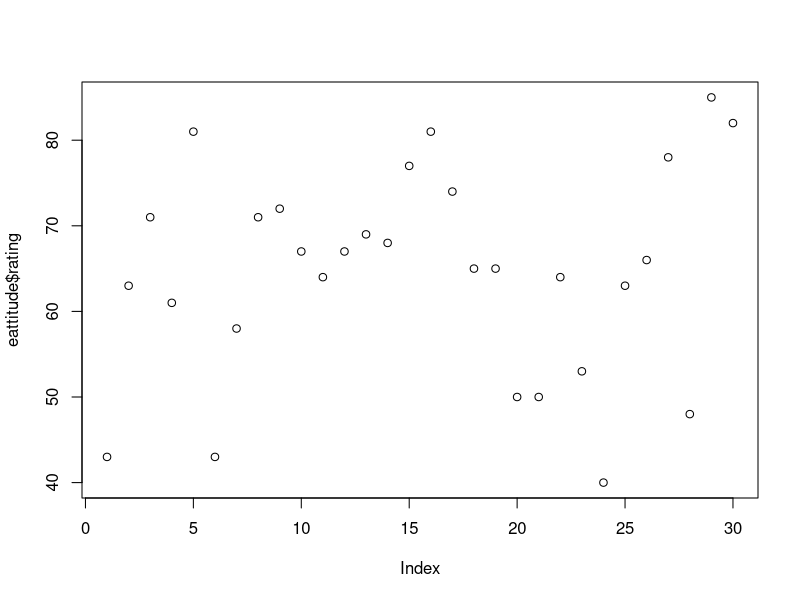
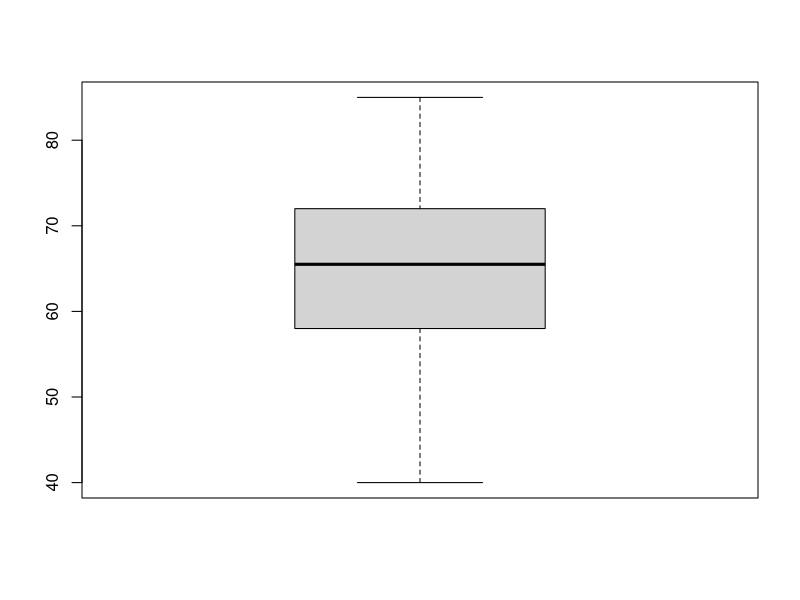
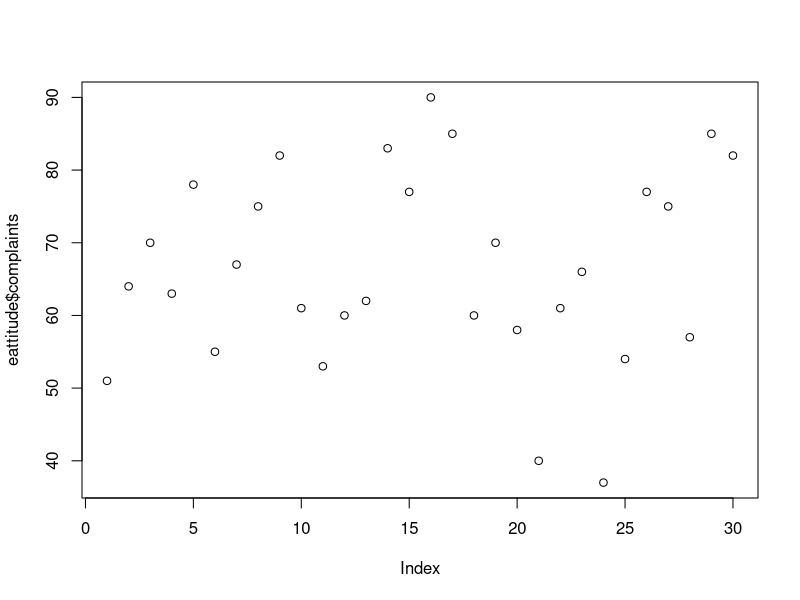

R code for these plots, in order: (Note: this script raises an error after producing the figures.)
eattitude<-datasets::attitude
head(eattitude,10)
tail(eattitude,10)
summary(eattitude)
summary(eattitude$rating)
summary(eattitude$complaints)
plot(eattitude$rating)
boxplot(eattitude$rating,type='l')
plot(eattitude$complaints,type = 'p')
hist(eattitude)
hist(eattitude$privileges)
sd(eattitude$rating)
skewness(eattitude$advance)
kurtosis(eattitude$raises)
plot(eattitude$complaints,xlab = 'summary of complaints')
